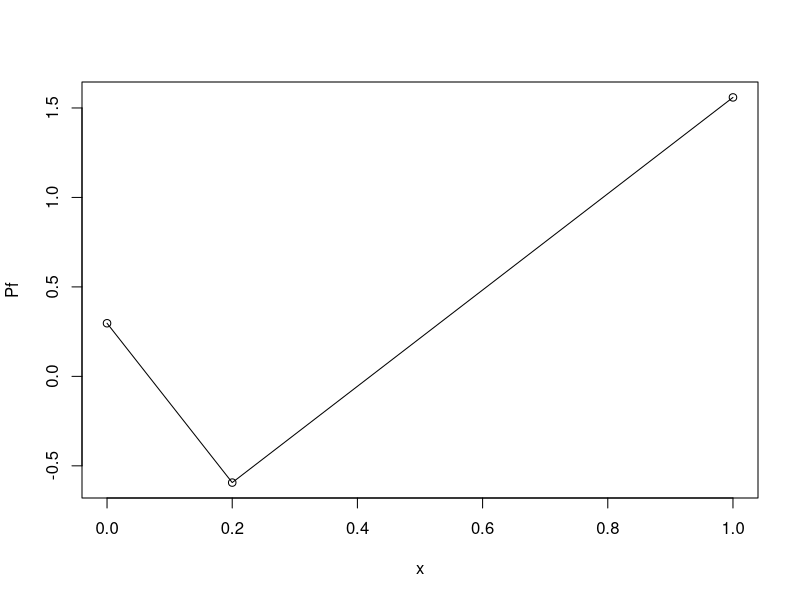

R code for this plot:
#page 17-Assembly of the mass matrix

MassAssembler1D<-function(x){
n<-length(x)-1
M<-matrix(0,n+1,n+1)
x.num<-as.numeric(x)
for(i in 1:n) {
  h<-x.num[i+1]-x.num[i]
  M[i,i]=M[i,i]+h/3
  M[i,i+1]=M[i,i+1]+h/6
  M[i+1,i]= M[i+1,i]+h/6
  M[i+1,i+1]=M[i+1,i+1]+h/3
}
Mass<-print(as.matrix(M))
}

#page 19-Assembly of the load vector

LoadAssembler1D<-function(x,f){
n<-length(x)-1
b<-matrix(0,n+1,1)
x.num<-as.numeric(x)
for(i in 1:n) {
  h<-x.num[i+1]-x.num[i]
  b[i]=b[i] + f(x.num[i])*h/2
  b[i+1]= b[i+1]+ f(x.num[i+1])*h/2
}
  Vector<-print(as.vector(b))
}

#Fuction creation
f<-function(x){
x.num<-as.numeric(x)
y=x.num*sin(x.num)
}

#page 20- L2Projection

L2Projector1D<-function(){
n=5
h<-1/n
x=list(0,h,1)
M<-MassAssembler1D(x)
b<-LoadAssembler1D(x,f)
print(is.numeric(M))
print(is.numeric(b))
Pf=solve(M,b)
print(Pf)
plot(x,Pf) 
lines(x,Pf)
}

u<-L2Projector1D()



